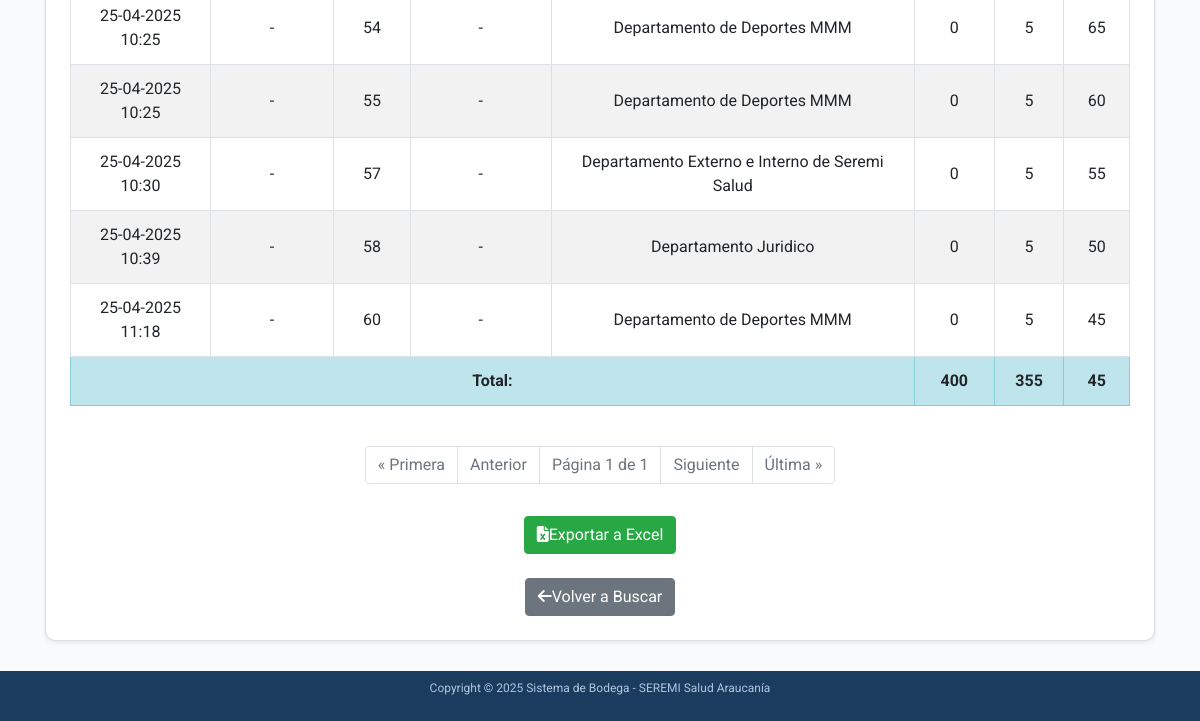
Before: /accounts/bincard/historial/100004/ (signed in, lower part) with the older database file.
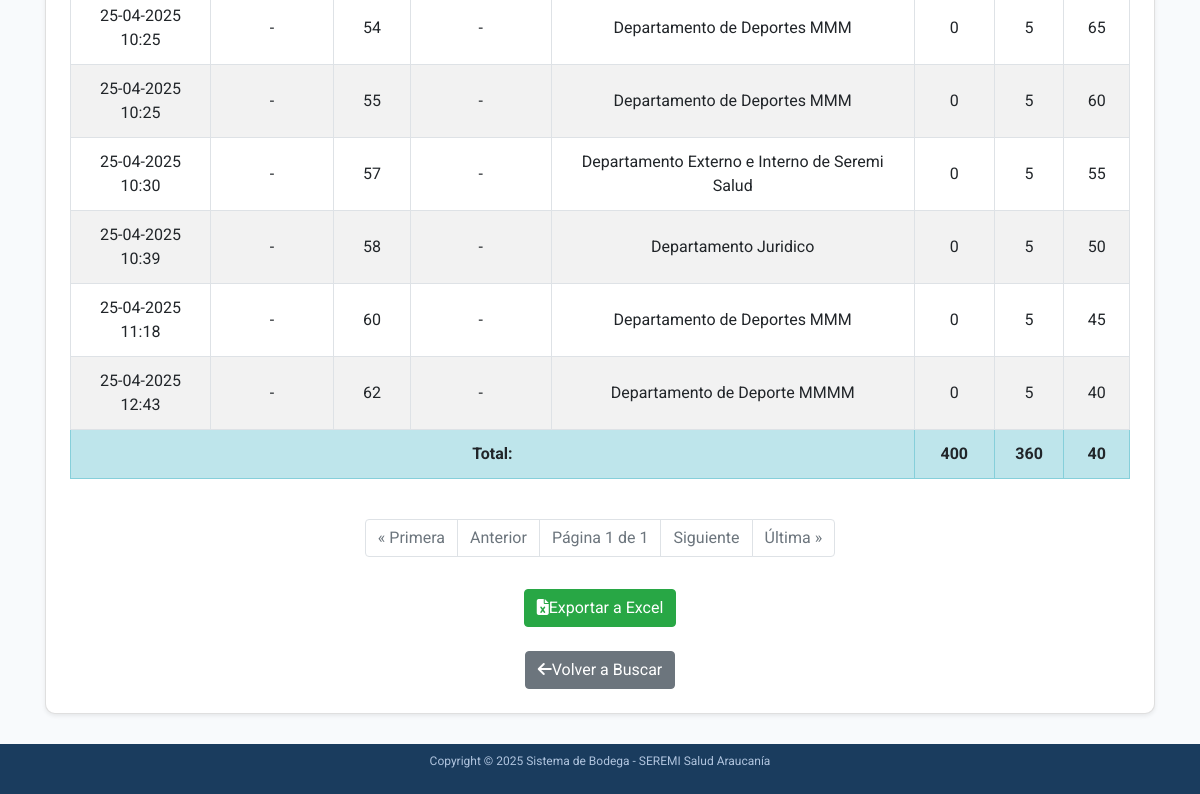
After: the same page with the newer database file.
### accounts/models.py (models this page shows, shortened)
class Producto(models.Model):
    CATEGORIAS = [
        ('Insumos de Aseo', 'Insumos de Aseo'),
        ('Insumos de Escritorio', 'Insumos de Escritorio'),
        ('EPP', 'EPP'),
        ('Emergencias y Desastres', 'Emergencias y Desastres'),
        ('Folletería', 'Folletería'),
        ('Otros', 'Otros'),
    ]
    codigo_barra = models.CharField(max_length=50, unique=True)
    descripcion = models.CharField(max_length=200)
    stock = models.IntegerField(default=0, db_index=True)
    categoria = models.CharField(max_length=100, choices=CATEGORIAS, blank=True)
    rut_proveedor = models.CharField(max_length=12, blank=True)
    guia_despacho = models.CharField(max_length=50, blank=True)
    numero_factura = models.CharField(max_length=50, blank=True)
    orden_compra = models.CharField(max_length=50, blank=True)
    class Meta:
        indexes = [models.Index(fields=['stock'], name='idx_producto_stock')]

class Transaccion(models.Model):
    TIPO_CHOICES = [('entrada', 'Entrada'), ('salida', 'Salida')]
    producto = models.ForeignKey(Producto, on_delete=models.CASCADE)
    tipo = models.CharField(max_length=10, choices=TIPO_CHOICES)
    cantidad = models.IntegerField()
    fecha = models.DateTimeField(auto_now_add=True)
    rut_proveedor = models.CharField(max_length=12, blank=True)
    guia_despacho = models.CharField(max_length=50, blank=True)
    numero_factura = models.CharField(max_length=50, blank=True)
    orden_compra = models.CharField(max_length=50, blank=True)
    observacion = models.TextField(blank=True, null=True)
    acta_entrega = models.ForeignKey('ActaEntrega', on_delete=models.SET_NULL, null=True, blank=True)

class ActaEntrega(models.Model):
    numero_acta = models.IntegerField()
    departamento = models.CharField(max_length=100)
    responsable = models.ForeignKey(
        'Responsable',
        on_delete=models.SET_NULL,
        null=True,
        related_name='actas_responsable',
        verbose_name="Responsable"
    )
    fecha = models.DateTimeField(auto_now_add=True)
    producto = models.ForeignKey(Producto, on_delete=models.CASCADE)
    cantidad = models.IntegerField()
    generador = models.ForeignKey(
        CustomUser,
        on_delete=models.SET_NULL,
        null=True,
        related_name='actas_generadas',
        verbose_name="Generador"
    )
    numero_siscom = models.CharField(max_length=50, blank=True, null=True)
    observacion = models.TextField(blank=True, null=True)
    class Meta:
        unique_together = ('numero_acta', 'producto')

### accounts/views.py (the view, shortened to what this page needs)
# urls.py: path('bincard/historial/<str:codigo_barra>/', views.bincard_historial, name='bincard-historial'),  # Ver historial de transacciones de un producto
@login_required
def bincard_historial(request, codigo_barra):
    limpiar_sesion_productos_salida(request)
    if not codigo_barra.isdigit():
        messages.error(request, 'El código de barra debe contener solo números.')
        return redirect('bincard-buscar')
    try:
        producto = Producto.objects.get(codigo_barra=codigo_barra)
    except Producto.DoesNotExist:
        messages.error(request, 'Producto no encontrado.')
        return redirect('bincard-buscar')
    transacciones = Transaccion.objects.filter(producto=producto).order_by('fecha')
    actas = ActaEntrega.objects.filter(producto=producto).order_by('fecha')
    eventos = []
    for transaccion in transacciones.filter(tipo='entrada'):
        guia_o_factura = transaccion.guia_despacho or transaccion.numero_factura or "-"
        if transaccion.guia_despacho:
            guia_o_factura = f"Guía: {transaccion.guia_despacho}"
        elif transaccion.numero_factura:
            guia_o_factura = f"Factura: {transaccion.numero_factura}"
        eventos.append({
            'tipo': 'entrada',
            'fecha': transaccion.fecha or datetime.now(pytz.UTC),
            'guia_o_factura': guia_o_factura,
            'numero_acta': None,
            'rut_proveedor': transaccion.rut_proveedor or '-',
            'departamento': None,
            'entrada': transaccion.cantidad,
            'salida': 0,
        })
    for transaccion in transacciones.filter(tipo='salida'):
        if transaccion.acta_entrega:
            eventos.append({
                'tipo': 'salida',
                'fecha': transaccion.fecha or transaccion.acta_entrega.fecha or datetime.now(pytz.UTC),
                'guia_o_factura': "-",
                'numero_acta': transaccion.acta_entrega.numero_acta,
                'rut_proveedor': None,
                'departamento': transaccion.acta_entrega.departamento,
                'entrada': 0,
                'salida': transaccion.cantidad,
            })
    eventos.sort(key=lambda x: x['fecha'] or datetime.now(pytz.UTC))
    saldo = 0
    movimientos = []
    for evento in eventos:
        if evento['tipo'] == 'entrada':
            saldo += evento['entrada']
        else:
            saldo -= evento['salida']
        if saldo < 0:
            messages.error(request, f'Error: El saldo no puede ser negativo en la fecha {evento["fecha"]}. Contacte al administrador.')
            return redirect('bincard-buscar')
        evento['saldo'] = saldo
        movimientos.append(evento)
    total_entradas = sum(m['entrada'] for m in movimientos)
    total_salidas = sum(m['salida'] for m in movimientos)
    if saldo != producto.stock:
        messages.warning(request, f'Advertencia: El saldo calculado ({saldo}) no coincide con el stock actual del producto ({producto.stock}).')
        producto.stock = saldo
        producto.save()
        messages.info(request, f'El stock del producto ha sido corregido a {saldo} para que coincida con el saldo calculado.')
    page_obj = paginar_resultados(request, movimientos)
    return render(request, 'accounts/bincard_historial.html', {
        'producto': producto,
        'page_obj': page_obj,
        'total_entradas': total_entradas,
        'total_salidas': total_salidas,
    })

### accounts/auth_backend.py (called while the page is built)
    def get_user(self, user_id):
        UserModel = get_user_model()
        try:
            return UserModel.objects.get(pk=user_id)
        except UserModel.DoesNotExist:
            return None

### accounts/views.py (called while the page is built)
def limpiar_sesion_productos_salida(request):
    if 'productos_salida' in request.session:
        logger.info("Limpiando variable de sesión 'productos_salida'.")
        del request.session['productos_salida']
        request.session.modified = True

def paginar_resultados(request, objetos, items_por_pagina=20):
    paginator = Paginator(objetos, items_por_pagina)
    page = request.GET.get('page')
    try:
        page_obj = paginator.page(page)
    except PageNotAnInteger:
        page_obj = paginator.page(1)
    except EmptyPage:
        page_obj = paginator.page(paginator.num_pages)
    return page_obj

### accounts/templates/accounts/bincard_historial.html (shortened to what this page needs)
{% extends 'accounts/home.html' %}
{% load static %}
{% block content %}
<div class="container mt-5">
    <div class="card shadow-sm p-4">
        {% if page_obj %}
            <div class="table-responsive">
                <table class="table table-bordered table-striped">
                    <tbody>
                        {% for movimiento in page_obj %}
                            <tr>
                                <td>{{ movimiento.fecha|date:"d-m-Y H:i" }}</td>
                                <td>{{ movimiento.guia_o_factura }}</td>
                                <td>{{ movimiento.numero_acta|default:"-" }}</td>
                                <td>{{ movimiento.rut_proveedor|default:"-" }}</td>
                                <td>{{ movimiento.departamento|default:"-" }}</td>
                                <td>{{ movimiento.entrada|default:"0" }}</td>
                                <td>{{ movimiento.salida|default:"0" }}</td>
                                <td>{{ movimiento.saldo }}</td>
                            </tr>
                        {% empty %}
                            <tr>
                                <td colspan="8" class="text-center">No se encontraron movimientos para este producto.</td>
                            </tr>
                        {% endfor %}
                    </tbody>
                    <tfoot>
                        <tr class="table-info">
                            <td colspan="5" class="text-end"><strong>Total:</strong></td>
                            <td><strong>{{ total_entradas }}</strong></td>
                            <td><strong>{{ total_salidas }}</strong></td>
                            <td><strong>{{ producto.stock }}</strong></td>
                        </tr>
                    </tfoot>
                </table>
            </div>
            <nav aria-label="Paginación de movimientos">
                <ul class="pagination justify-content-center mt-4">
                    {% if page_obj.has_previous %}
                        <li class="page-item"><a class="page-link" href="?page=1">« Primera</a></li>
                        <li class="page-item"><a class="page-link" href="?page={{ page_obj.previous_page_number }}">Anterior</a></li>
                    {% else %}
                        <li class="page-item disabled"><span class="page-link">« Primera</span></li>
                        <li class="page-item disabled"><span class="page-link">Anterior</span></li>
                    {% endif %}
                    <li class="page-item disabled"><span class="page-link">Página {{ page_obj.number }} de {{ page_obj.paginator.num_pages }}</span></li>
                    {% if page_obj.has_next %}
                        <li class="page-item"><a class="page-link" href="?page={{ page_obj.next_page_number }}">Siguiente</a></li>
                        <li class="page-item"><a class="page-link" href="?page={{ page_obj.paginator.num_pages }}">Última »</a></li>
                    {% else %}
                        <li class="page-item disabled"><span class="page-link">Siguiente</span></li>
                        <li class="page-item disabled"><span class="page-link">Última »</span></li>
                    {% endif %}
                </ul>
            </nav>
            <form method="POST" action="{% url 'bincard-historial' producto.codigo_barra %}" class="text-center mt-3">
                <button type="submit" name="exportar_excel" class="btn btn-success">
                    <i class="fas fa-file-excel me-2"></i>Exportar a Excel
                </button>
            </form>
        {% else %}
            <div class="alert alert-info text-center">No se encontraron movimientos para este producto.</div>
        {% endif %}
        <div class="text-center mt-4">
            <a href="{% url 'bincard-buscar' %}" class="btn btn-secondary">
                <i class="fas fa-arrow-left me-2"></i>Volver a Buscar
            </a>
        </div>
    </div>
</div>
{% endblock %}

Changed rows visible on the page:
added Transaccion: fecha "25-04-2025 12:43"
added ActaEntrega: departamento "Departamento de Deporte MMMM"
changed Producto: stock "45" → "40"
Other visible differences:
{{ total_salidas }}: "355" → "360"
new list line: "- 62 - 0 5 40"
